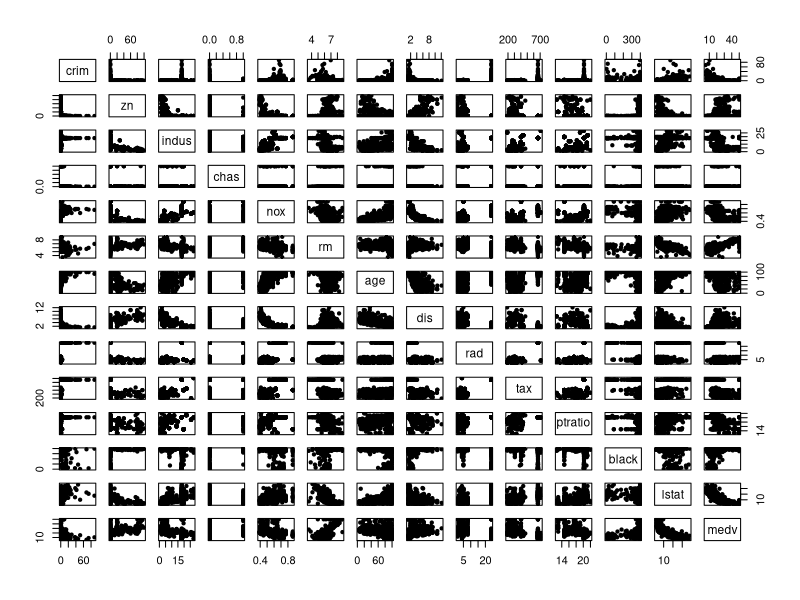
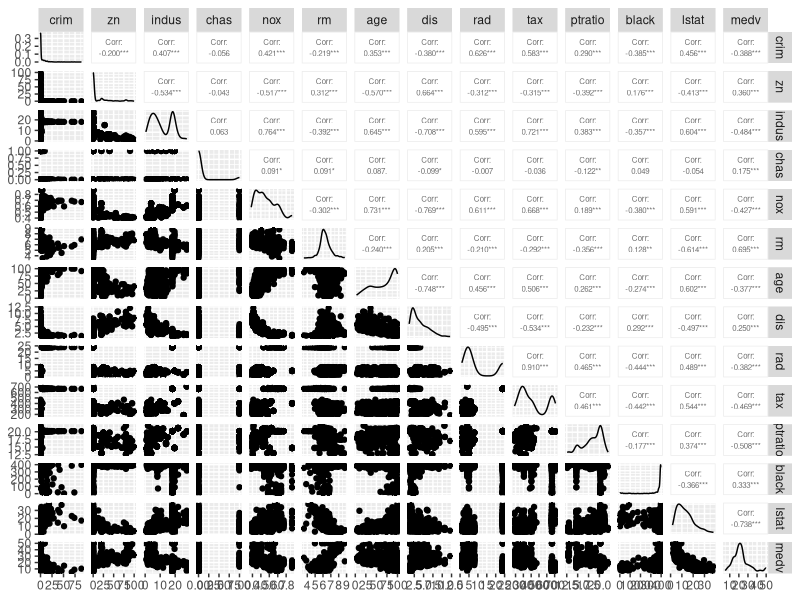
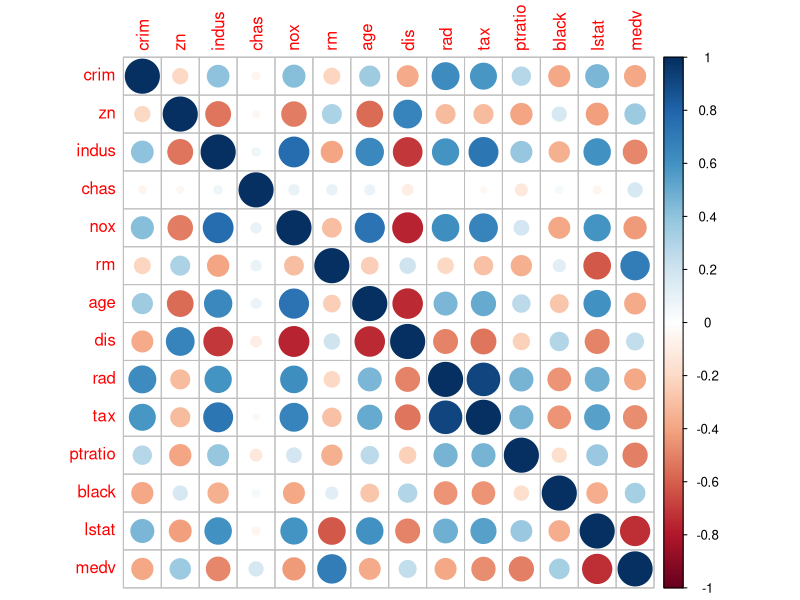
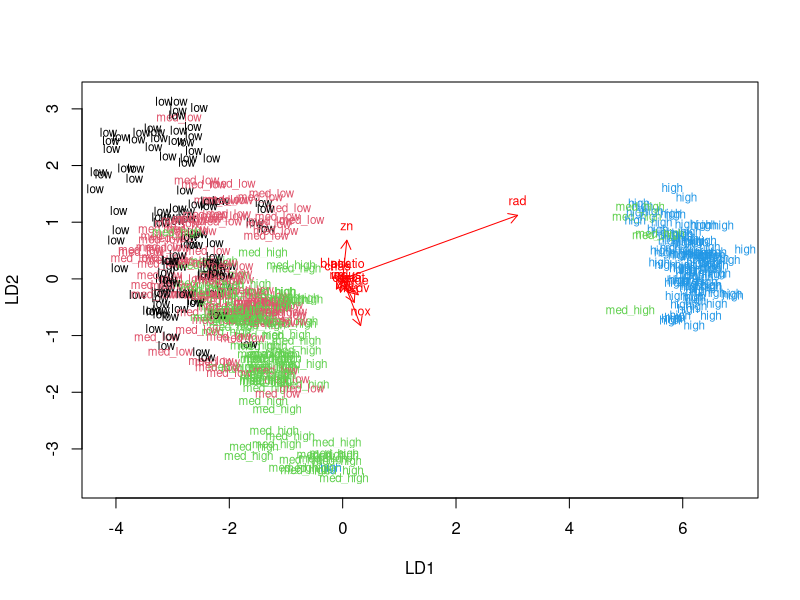
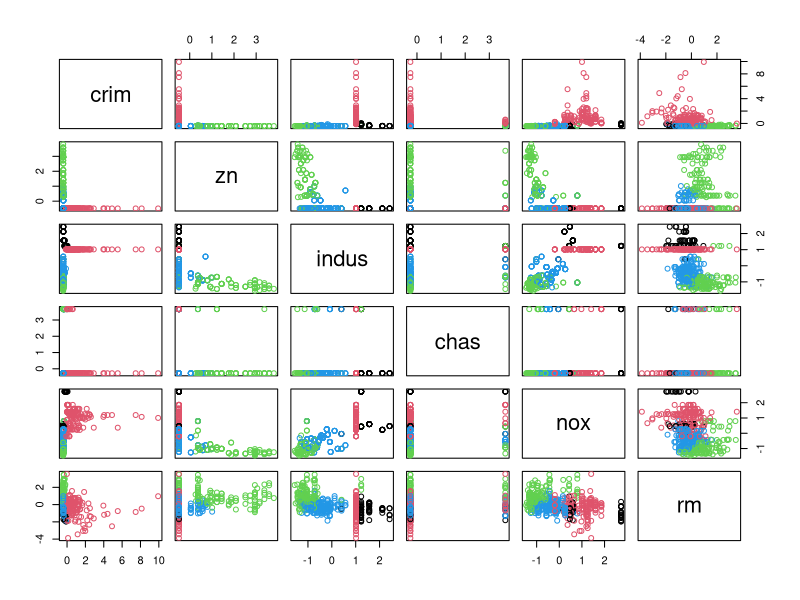

These charts were generated, in order, by the following R code:
## ---- chunk 1
# Loading packages.
library(dplyr)
library(MASS)
library(tidyr)
library(corrplot)
library(ggplot2)
library(GGally)
# Loading the Boston dataset from MASS package.
data(Boston)

# Exploring the structure and dimensions of the dataset.
str(Boston)
dim(Boston)
## ---- chunk 2
# Plot variable info.
pairs(Boston, pch = 20)

summary(Boston)

# Plot correlation between variables.
p <- ggpairs(Boston, upper = list(continuous = wrap("cor",size=2)))
p

# Create the correlation matrix and plot it.
cor_matrix <- round(cor(Boston),digits=5)
cor_matrix
corrplot(cor_matrix, method="circle")

## ---- chunk 3
summary(Boston)
boston_scaled <- scale(Boston)
summary(boston_scaled)
## ---- chunk 4


class(boston_scaled)

boston_scaled <- as.data.frame(boston_scaled)
boston_scaled$crim <- as.numeric(boston_scaled$crim)

# Work with the exercise in this chunk, step-by-step. Fix the R code!
# Boston and boston_scaled are available

# summary of the scaled crime rate
summary(boston_scaled$crim)

# create a quantile vector of crim and print it
bins <- quantile(boston_scaled$crim)
bins

# create a categorical variable 'crime'
crime <- cut(boston_scaled$crim, breaks = bins, 
             label = c("low","med_low","med_high","high"), 
             include.lowest = TRUE)

# look at the table of the new factor crime
table(crime)

# remove original crim from the dataset
boston_scaled <- dplyr::select(boston_scaled, -crim)

# add the new categorical value to scaled data
boston_scaled <- data.frame(boston_scaled, crime)

n <- nrow(boston_scaled)
ind <- sample(n, size = n * 0.8)
train <- boston_scaled[ind,]
test <- boston_scaled[-ind,]
correct_classes <- test$crime
test <- dplyr::select(test, -crime)

## ---- chunk 5

lda.fit <- lda(crime~., data = train)

lda.arrows <- function(x, myscale = 1, arrow_heads = 0.1, color = "red", tex = 0.75, choices = c(1,2)){
  heads <- coef(x)
  arrows(x0 = 0, y0 = 0, 
         x1 = myscale * heads[,choices[1]], 
         y1 = myscale * heads[,choices[2]], col=color, length = arrow_heads)
  text(myscale * heads[,choices], labels = row.names(heads), 
       cex = tex, col=color, pos=3)
}

# target classes as numeric
classes <- as.numeric(train$crime)

# plot the lda results
plot(lda.fit, col = classes, dimen = 2)
lda.arrows(lda.fit, myscale = 1)

print(lda.fit)
## ---- chunk 6
lda.pred <- predict(lda.fit, newdata = test)

table(correct = correct_classes, predicted = lda.pred$class)
## ---- chunk 7
# Re-reading the data and standardizing it.
data(Boston)
Boston <- scale(Boston)
Boston <- as.data.frame(Boston)

# Calculating distances between observations with euclidean and manhattan methods.
dist_eu <- dist(Boston, method = "euclidean")
summary(dist_eu)
dist_man <- dist(Boston, method = "manhattan")
summary(dist_man)

# K-means clustering
km <- kmeans(Boston, centers = 4)
pairs(Boston[1:6], col = km$cluster)



